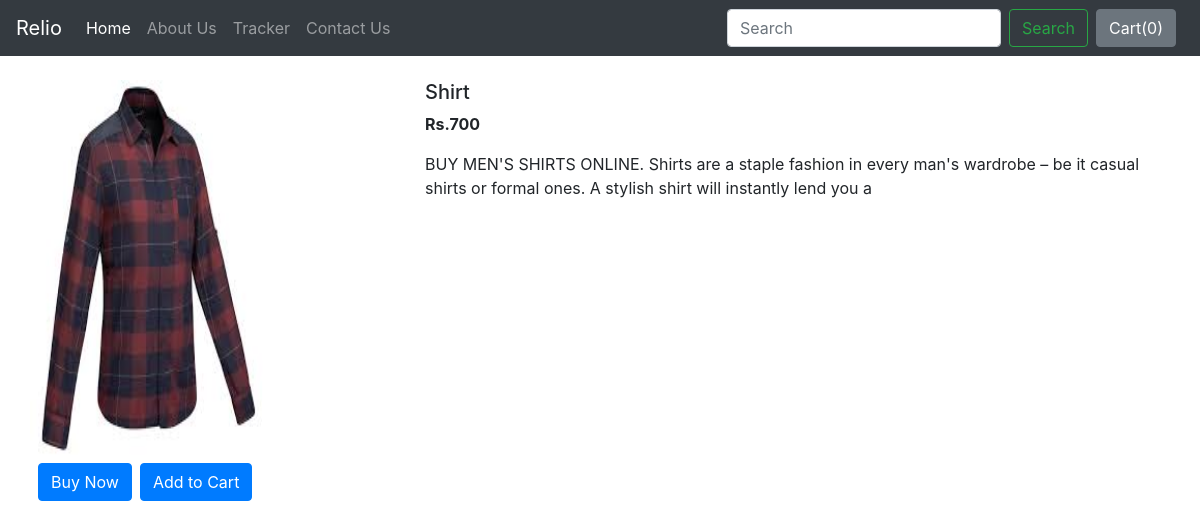
The page /shop/products/4 on the database its author committed.
### shop/models.py (models this page shows, shortened)
class Product(models.Model):
    product_id = models.AutoField
    product_name = models.CharField(max_length=50)
    category = models.CharField(max_length=50, default="")
    subcategory = models.CharField(max_length=50, default="")
    price = models.IntegerField(default=0)
    desc = models.CharField(max_length=1500)
    pub_date = models.DateField()
    image = models.ImageField(upload_to='shop/images', default="")

### shop/views.py (the view)
# urls.py: path('products/<int:myid>', views.products, name="Products"),
def products(request,myid):
    product = Product.objects.get(id=myid)
    print(myid)
    print(product.product_id)
    return render(request, 'product.html',{'product':product})

### shop/templates/product.html (shortened to what this page needs)
{% extends 'basic.html' %}
{% block body %}
<div class="container my-4">
    <div class="row">
    <div class="col-md-4">
        <div class="row">
            <img src="/media/{{product.image}}" class="product-image" alt="..." width="233px" height="375px">
    </div>
        <div class="row my-2">
            <button class="btn btn-primary mx-2">Buy Now</button>
            <button class="btn btn-primary">Add to Cart</button>
        </div>
        </div>
        <div class="col-md-8">
            <h5>{{product.product_name}}</h5>
            <p><b>Rs.{{product.price}}</b></p>
            <p>{{product.desc}}</p>
        </div>
        </div>
</div>
{% endblock %}

### rows shown on the page
Product: image (picture), product_name "Shirt", price "700", desc "BUY MEN'S SHIRTS ONLINE. Shirts are a staple fashion in every man's wardrobe – be it casual shirts or formal ones. A stylish shirt will instantly lend you a"
